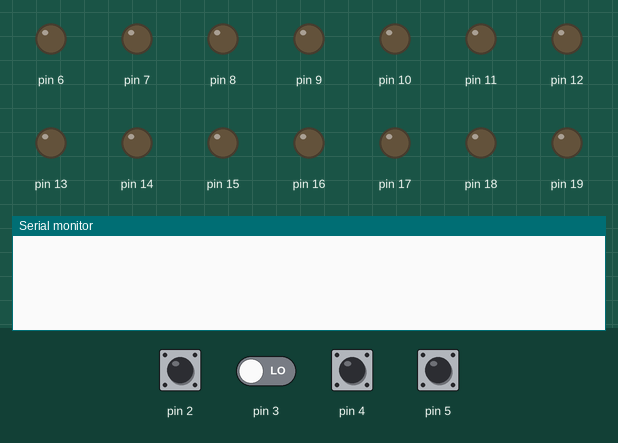
The sketch below on a simulated Arduino Uno, built with avr-gcc and run on an emulated ATmega328P. On the bench: output pins drawn as LEDs (lit = HIGH), the last lines printed to the serial monitor. The inputs (shaded band) are chosen by the test bench; at power-on: pin 2, pin 4, pin 5 HIGH, pin 3 LOW.

Above: at 1.2 s.
1.3 s: pin 2 pulled LOW for 0.15 s
At 2.3 s:
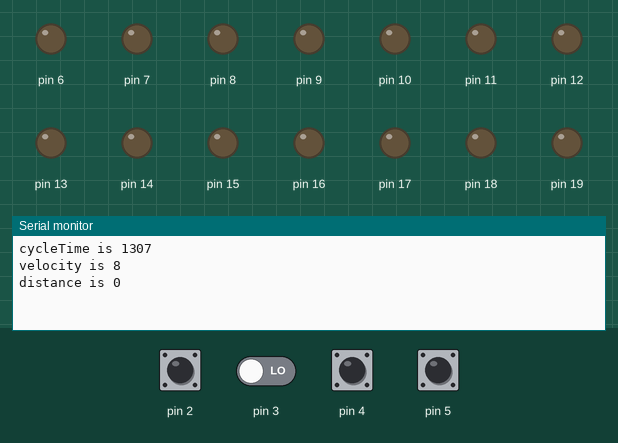
2.9 s: pin 3 driven HIGH
At 4.3 s:
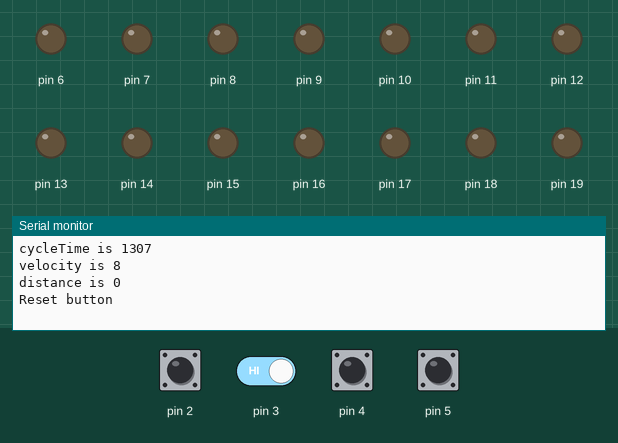

Measured:
- after the input at 1.3 s, the serial monitor: prints a new line at once (image 1)
- after the input at 2.9 s, the serial monitor: prints a new line at once (image 2)

The sketch:

working-speedo.ino
```cpp
#include <avr/IO.h>
#include <stdio.h>
#include <math.h>

#define DEBOUCE_COUNT 1000

int WHEEL_DI = 1; //In m
int FASTEST_POSSIBLE = 75;
float cirum = PI * WHEEL_DI;

unsigned int distance;
unsigned int dis_velocity;
unsigned int dis_distance;
int pin_read;
unsigned long previousTime;
unsigned long currentTime;
int firstSpin;
unsigned long cycleTime;
unsigned long velocity;
int count;
unsigned int prev_state;

void setup() {
  Serial.begin(9600);
  // put your setup code here, to run once:
  DDRD = 0b11000000; // Take pD2 as sensor; pD3 as reset; pD6 and pD7 A and B on 7 seg
  DDRB = 0b11111111; // B as output; C to G to dp on 7 seg
  DDRC = 0b11111111; // C as output; distance d1 - d4
  //              speed d3 - d4

  PORTD = 0b00110111; //Set to all normally high, would get pulled to ground by the hall effect?
  //The output gets set to 0
  PORTB = 0b00000000; //All output to 0
  PORTC = 0b00000000; //All output to 0
  prev_state = 0b11111111;
  previousTime = 0;
}

void loop() {
  // put your main code here, to run repeatedly:

  pin_read = PIND;
  if (((pin_read | 0b11110111) == 0b11111111) && (distance != 0)) { // Reset button has been clicked
    distance = 0;
    Serial.println("Reset button");
    //displayDist();
  }

  if ((pin_read | 0b11111011) == 0b11111111) { //If there is one reading that is high restart debounce count
    count = 0;
  }

  if (((pin_read | 0b11111011) == 0b11111011) && (count < DEBOUCE_COUNT)) { //Count 100 debounce then start calculations
    count++;

    if (count == DEBOUCE_COUNT) {
      currentTime = millis();
      cycleTime = currentTime - previousTime;

      Serial.print("cycleTime is ");
      Serial.println(cycleTime);
      if(cycleTime > 80){ //If this is a legitimate reading
         velocity = (cirum* 60 * 60) / (cycleTime ); //Velocity in long form, check formula
        dis_velocity = (int) velocity;


        distance += cirum;
        dis_distance = int(distance/10);
        /*Alternate method:
          count++;
          distance = count*WHEEL_DI;*/

        previousTime = currentTime;

        Serial.print("velocity is ");
        Serial.println(dis_velocity);
        Serial.print("distance is ");
        Serial.println(dis_distance);
      }
    }
    //Put update displays here
  }
}
```
